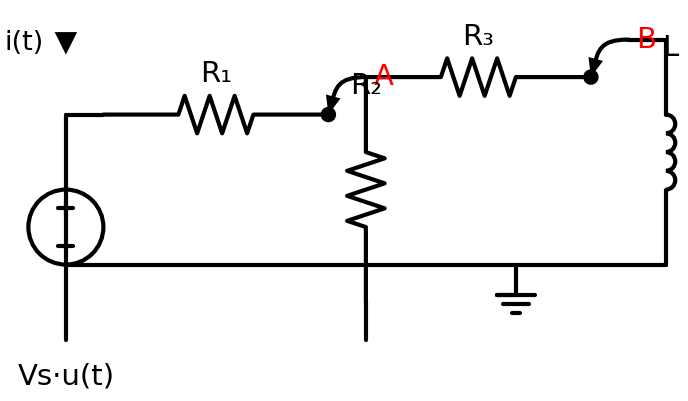

Reproduce this figure in Python.
"""
Q3-V1: RL Step Response — Complex Resistor Network
Vs*u(t) → R1 → Node A (R2 to ground) → R3 → Node B (L to ground).
3-4 nodes, multi-step analysis required.
"""
import schemdraw
import schemdraw.elements as elm

with schemdraw.Drawing() as d:
    d.config(unit=3, fontsize=14, font='sans-serif')

    # Voltage source with step input
    source = d.add(elm.SourceV().up().label('Vs·u(t)', loc='left', ofst=(0, 0.6)))

    # Top rail: R1
    d += elm.Line().right().length(0.5).at(source.end)
    d += elm.Resistor().right().label('R₁')

    # Node A junction
    nodeA = d.add(elm.Dot())
    d.add(elm.Annotate().at(nodeA.center).delta(0.5, 0.5).label('A', color='red', fontsize=14))

    # R2 vertical to ground from Node A
    d.push()
    d += elm.Resistor().down().label('R₂', loc='right', ofst=(0, 0.6))
    d += elm.Line().down().length(0.5)
    d.pop()

    # R3 horizontal to Node B
    d += elm.Resistor().right().label('R₃')

    # Node B junction
    nodeB = d.add(elm.Dot())
    d.add(elm.Annotate().at(nodeB.center).delta(0.5, 0.5).label('B', color='red', fontsize=14))

    # Inductor vertical to ground from Node B
    d += elm.Line().right().length(0.5)
    ind = d.add(elm.Inductor().down().label('L', loc='right', ofst=(0, 0.6)))

    # Current arrow
    d.add(elm.CurrentLabelInline(direction='in').at(source.end).label('i(t)', fontsize=13))

    # Return path with ground
    d += elm.Line().left().length(2)
    d += elm.Ground()
    d += elm.Line().left().tox(source.start)
    d += elm.Line().up().toy(source.start)

    d.save('q3_v1_rl_step.svg')
